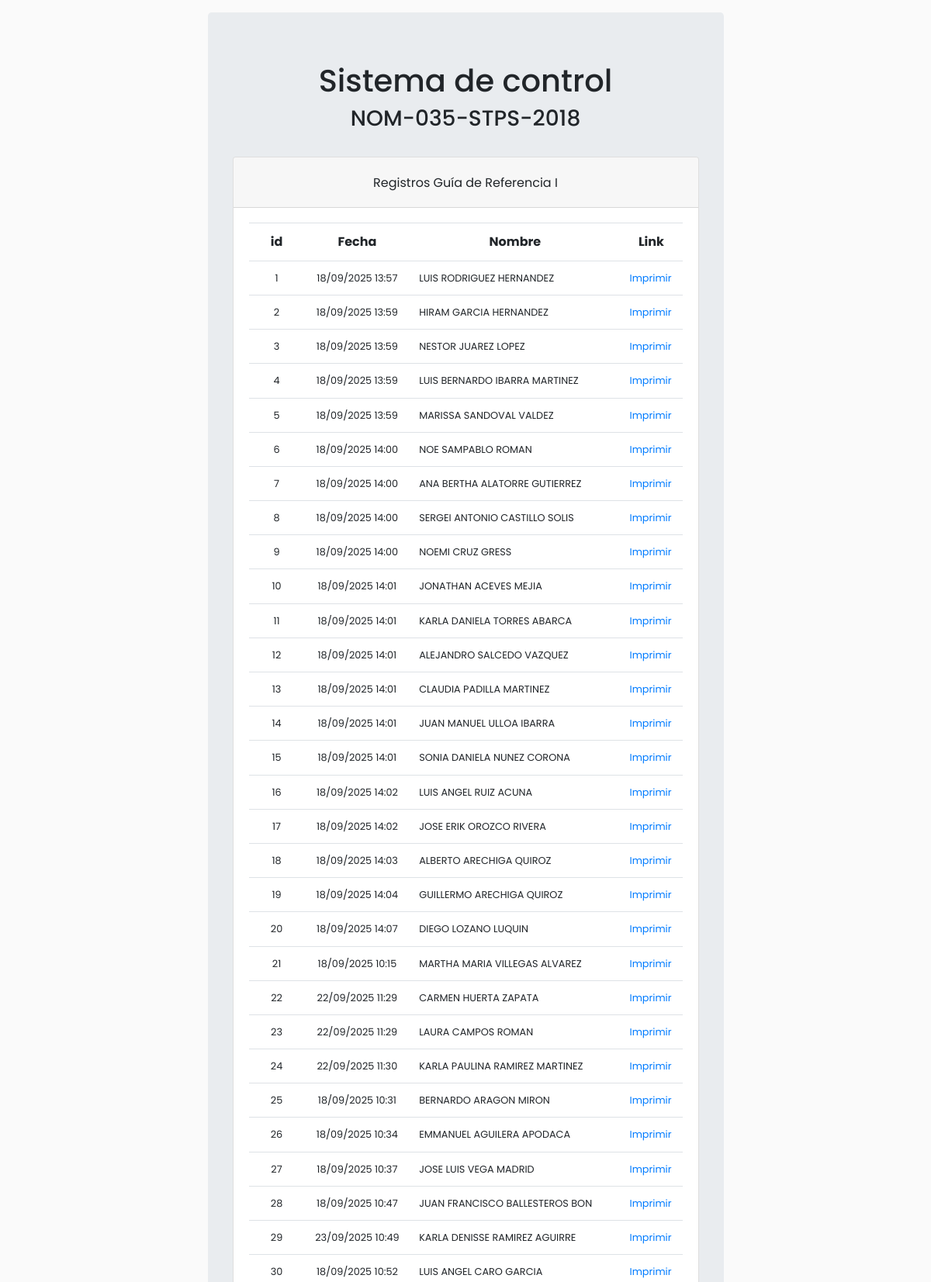
The page /protected/php/controlDinamicoGI_GII.php (upper part) on the database its author committed.
### tables this page shows
CREATE TABLE "nom035R1a" (
  "id" integer NOT NULL PRIMARY KEY AUTOINCREMENT,
  "p1_R1a" text NOT NULL,
  "p2_R1a" text NOT NULL,
  "p3_R1a" text NOT NULL,
  "p4_R1a" text NOT NULL,
  "p5_R1a" text NOT NULL,
  "p6_R1a" text NOT NULL,
  "p7_R1a" text NOT NULL,
  "p8_R1a" text,
  "p9_R1a" text,
  "p10_R1a" text,
  "p11_R1a" text,
  "p12_R1a" text,
  "p13_R1a" text,
  "p14_R1a" text,
  "p15_R1a" text,
  "p16_R1a" text,
  "p17_R1a" text,
  "p18_R1a" text,
  "p19_R1a" text,
  "p20_R1a" text,
  "p21_R1a" text,
  "empresa_R1a" text NOT NULL,
  "dirEmpresa_R1a" text NOT NULL,
  "correo_R1a" text NOT NULL,
  "codeMd5_R1a" text NOT NULL,
  "usrSexo_R1a" text NOT NULL,
  "usrNumEmp_R1a" text NOT NULL,
  "fechaHoraInicio_R1a" text NOT NULL,
  "fechaHoraFinal_R1a" text NOT NULL,
  "usrNombre_R1a" text NOT NULL
);

### protected/php/controlDinamicoGI_GII.php (the view, shortened to what this page needs)
<?php
$filtroFecha = (isset($_GET['filtroFecha'])) ? $_GET['filtroFecha'] : '';
?>
<!DOCTYPE html>
<html lang="es">
<head>
	<link rel="stylesheet" href="../css/bootstrap.min.css">
	<link rel="stylesheet" href="../css/all.css">
	<link rel="stylesheet" href="../css/animate.css">
	<link rel="stylesheet" href="../css/style.css">
</head>
<body>
	 <div class="container-fluid animated fadeIn">
	 	<div class="abs-center">
		 		<div class="bg-muted p-3" style="width: 800px;">
		 			<div class="row">
		 				<div class="col-md-10 mx-auto text-center jumbotron">
				 			<h1>Sistema de control</h1>
				 			<h3>NOM-035-STPS-2018</h3>
				 			<br>
				 			<div>
				 				<div class="accordion" id="menuGuias">
				 					<div class="card">
				 						<div class="card-header">
				 							<h2 class="mb-0">
				 								<button class="btn">
				 									Registros Guía de Referencia I
				 								</button>
				 							</h2>
				 						</div>
				 						<div id="guia01" class="collapse show" data-parent="#menuGuias">
				 							<div class="card-body">
								        		<table class="table">
								        			<tr>
												      <th scope="col">id</th>
												      <th scope="col">Fecha</th>
												      <th scope="col">Nombre</th>
												      <th scope="col">Link</th>
												    </tr>
												    <?php
													$con = new SQLite3("../data/nom035.db") or die("Problemas para conectar!");
													$usrG1a = $con -> query("SELECT id,dirEmpresa_R1a,usrNombre_R1a,codeMd5_R1a,fechaHoraFinal_R1a FROM nom035R1a WHERE fechaHoraFinal_R1a LIKE '%$filtroFecha%' ORDER BY id");
													while ($guiaR1a = $usrG1a->fetchArray()) {
														$id = $guiaR1a['id'];
														$usrNombre_R1a = $guiaR1a['usrNombre_R1a'];
														$codeMd5_R1a = $guiaR1a['codeMd5_R1a'];
														$fechaHoraFinal_R1a = $guiaR1a['fechaHoraFinal_R1a'];
														echo '<tr style="font-size: .8em;">';
														echo '<td>'.$id.'</td>';
														echo '<td>'.$fechaHoraFinal_R1a.'</td>';
														echo '<td class="text-left">'.$usrNombre_R1a.'</td>';
														echo '<td class="text-left"><a href="../impreR01/enviarResultados.aspx?correoCrypt_R1a='.$codeMd5_R1a.'">Imprimir</a></td>';
														echo '</tr>';
													}
												     ?>
								        		</table>
								    		</div>
								    	</div>
								    </div>
								</div>
							</div>
				 			<br>
			 			</div>
			 		</div>
			 	</div>
	 	</div>
	 </div>
</body>
</html>

### css/style.css (style rules this page uses)
body { font-family: 'Poppins', sans-serif; background: #fafafa; }
a { text-decoration: none; -webkit-transition-duration: .3s; transition-duration: .3s; }
a:link { text-decoration: none; }
.abs-center { display: -webkit-box; display: -ms-flexbox; display: flex; -webkit-box-align: center; -ms-flex-align: center; align-items: center; -webkit-box-pack: center; -ms-flex-pack: center; justify-content: center; min-height: 100vh; }

### rows shown on the page
nom035r1a: id "1", fechaHoraFinal_R1a "18/09/2025 13:57", usrNombre_R1a "LUIS RODRIGUEZ HERNANDEZ"
nom035r1a: id "2", fechaHoraFinal_R1a "18/09/2025 13:59", usrNombre_R1a "HIRAM GARCIA HERNANDEZ"
nom035r1a: id "3", fechaHoraFinal_R1a "18/09/2025 13:59", usrNombre_R1a "NESTOR JUAREZ LOPEZ"
nom035r1a: id "4", fechaHoraFinal_R1a "18/09/2025 13:59", usrNombre_R1a "LUIS BERNARDO IBARRA MARTINEZ"
nom035r1a: id "5", fechaHoraFinal_R1a "18/09/2025 13:59", usrNombre_R1a "MARISSA SANDOVAL VALDEZ"
nom035r1a: id "6", fechaHoraFinal_R1a "18/09/2025 14:00", usrNombre_R1a "NOE SAMPABLO ROMAN"
nom035r1a: id "7", fechaHoraFinal_R1a "18/09/2025 14:00", usrNombre_R1a "ANA BERTHA ALATORRE GUTIERREZ"
nom035r1a: id "8", fechaHoraFinal_R1a "18/09/2025 14:00", usrNombre_R1a "SERGEI ANTONIO CASTILLO SOLIS"
nom035r1a: id "9", fechaHoraFinal_R1a "18/09/2025 14:00", usrNombre_R1a "NOEMI CRUZ GRESS"
nom035r1a: id "10", fechaHoraFinal_R1a "18/09/2025 14:01", usrNombre_R1a "JONATHAN ACEVES MEJIA"
nom035r1a: id "11", fechaHoraFinal_R1a "18/09/2025 14:01", usrNombre_R1a "KARLA DANIELA TORRES ABARCA"
nom035r1a: id "12", fechaHoraFinal_R1a "18/09/2025 14:01", usrNombre_R1a "ALEJANDRO SALCEDO VAZQUEZ"
nom035r1a: id "13", fechaHoraFinal_R1a "18/09/2025 14:01", usrNombre_R1a "CLAUDIA PADILLA MARTINEZ"
nom035r1a: id "14", fechaHoraFinal_R1a "18/09/2025 14:01", usrNombre_R1a "JUAN MANUEL ULLOA IBARRA"
nom035r1a: id "15", fechaHoraFinal_R1a "18/09/2025 14:01", usrNombre_R1a "SONIA DANIELA NUNEZ CORONA"
nom035r1a: id "16", fechaHoraFinal_R1a "18/09/2025 14:02", usrNombre_R1a "LUIS ANGEL RUIZ ACUNA"
nom035r1a: id "17", fechaHoraFinal_R1a "18/09/2025 14:02", usrNombre_R1a "JOSE ERIK OROZCO RIVERA"
nom035r1a: id "18", fechaHoraFinal_R1a "18/09/2025 14:03", usrNombre_R1a "ALBERTO ARECHIGA QUIROZ"
nom035r1a: id "19", fechaHoraFinal_R1a "18/09/2025 14:04", usrNombre_R1a "GUILLERMO ARECHIGA QUIROZ"
nom035r1a: id "20", fechaHoraFinal_R1a "18/09/2025 14:07", usrNombre_R1a "DIEGO LOZANO LUQUIN"
nom035r1a: id "21", fechaHoraFinal_R1a "18/09/2025 10:15", usrNombre_R1a "MARTHA MARIA VILLEGAS ALVAREZ"
nom035r1a: id "22", fechaHoraFinal_R1a "22/09/2025 11:29", usrNombre_R1a "CARMEN HUERTA ZAPATA"
nom035r1a: id "23", fechaHoraFinal_R1a "22/09/2025 11:29", usrNombre_R1a "LAURA CAMPOS ROMAN"
nom035r1a: id "24", fechaHoraFinal_R1a "22/09/2025 11:30", usrNombre_R1a "KARLA PAULINA RAMIREZ MARTINEZ"
nom035r1a: id "25", fechaHoraFinal_R1a "18/09/2025 10:31", usrNombre_R1a "BERNARDO ARAGON MIRON"
nom035r1a: id "26", fechaHoraFinal_R1a "18/09/2025 10:34", usrNombre_R1a "EMMANUEL AGUILERA APODACA"
nom035r1a: id "27", fechaHoraFinal_R1a "18/09/2025 10:37", usrNombre_R1a "JOSE LUIS VEGA MADRID"
nom035r1a: id "28", fechaHoraFinal_R1a "18/09/2025 10:47", usrNombre_R1a "JUAN FRANCISCO BALLESTEROS BON"
nom035r1a: id "29", fechaHoraFinal_R1a "23/09/2025 10:49", usrNombre_R1a "KARLA DENISSE RAMIREZ AGUIRRE"
nom035r1a: id "30", fechaHoraFinal_R1a "18/09/2025 10:52", usrNombre_R1a "LUIS ANGEL CARO GARCIA"
